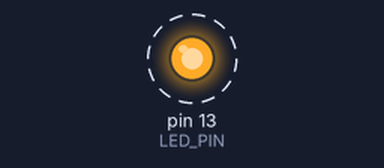
A sketch run on a simulated Arduino Uno, built with avr-gcc and run on an emulated ATmega328P. Parts: output pins drawn as LEDs (lit = HIGH). Dashed ring = blinking.

Above: at 1.1 s.
Timing chart, 0 to 4.6 s (numbered marks = the images above):
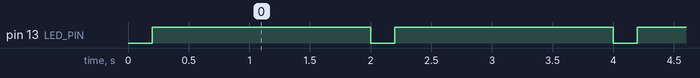

Measured:
- by itself, pin 13 (LED_PIN): alternates HIGH for 1.8 s and LOW for 0.20 s

The sketch:

4-hello-blinky.ino
```cpp
// Simple heartbeat blink

#define LED_PIN LED_BUILTIN // active LOW, built in LED of the nrf52840 Sense

// this function is called once during startup
void setup() {
  pinMode(LED_PIN, OUTPUT); // configure the LED_PIN to be an output pin
}

// this function is called periodically after the device has booted
// you can adjust the timing as you wish
void loop() {
  digitalWrite(LED_PIN, LOW);   // LED ON, pulls the LED_PIN to ground
  delay(200);
  digitalWrite(LED_PIN, HIGH);  // LED OFF, pulls the LED_PIN high
  delay(1800);
}
```
